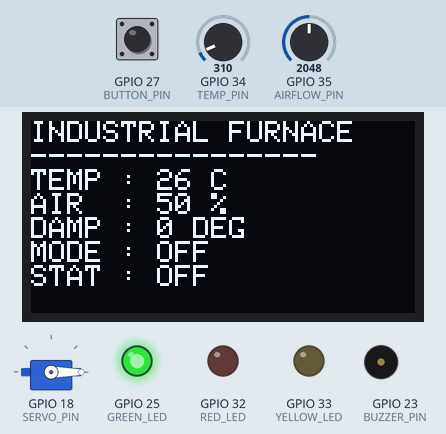
Recording of a sketch running on a simulated ESP32. Parts: servo, 128×64 one-colour display, output pins drawn as LEDs (lit = HIGH), buzzer (waves = sounding). Inputs (shaded band) come from the test bench; at power-on: GPIO 27 (BUTTON_PIN) HIGH, GPIO 35 (AIRFLOW_PIN) = 2048, GPIO 34 (TEMP_PIN) = 310. Servo pulses on a pin are drawn as a servo (544–2400 µs = 0–180°); what the sketch prints to the serial monitor is not drawn.

Above: at 3.2 s.
3.3 s: GPIO 27 (BUTTON_PIN) pulled LOW for 0.65 s
At 4.1 s:
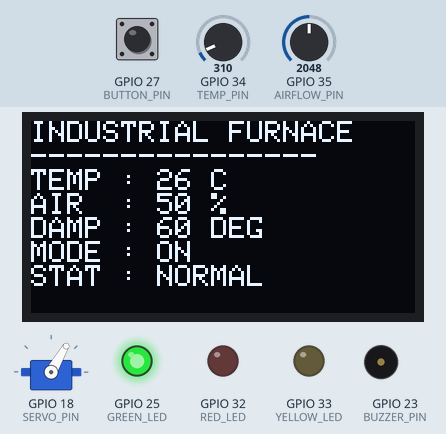
5.4 s: GPIO 35 (AIRFLOW_PIN) set to 1708
At 6.9 s:
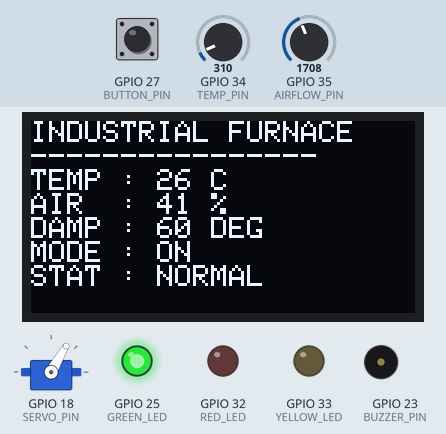
7.2 s: GPIO 35 (AIRFLOW_PIN) set to 1593
At 7.66 s:
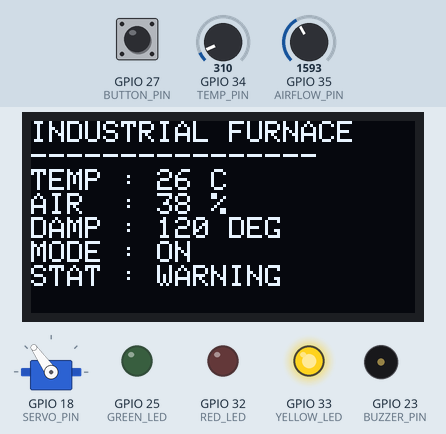
9.4 s: GPIO 27 (BUTTON_PIN) pulled LOW for 1 s
At 10.4 s:
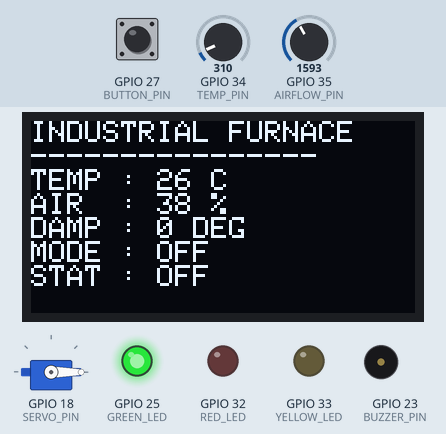
11.9 s: GPIO 34 (TEMP_PIN) set to 372
At 13.2 s:
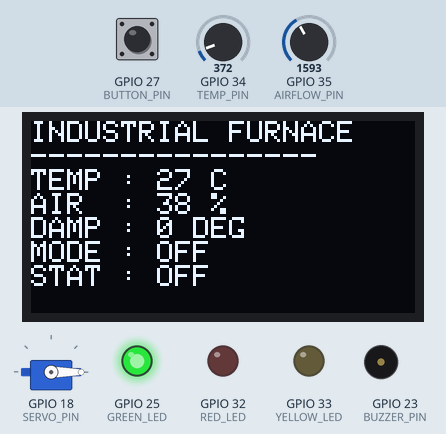
13.5 s: GPIO 34 (TEMP_PIN) set to 434
At 13.9 s:
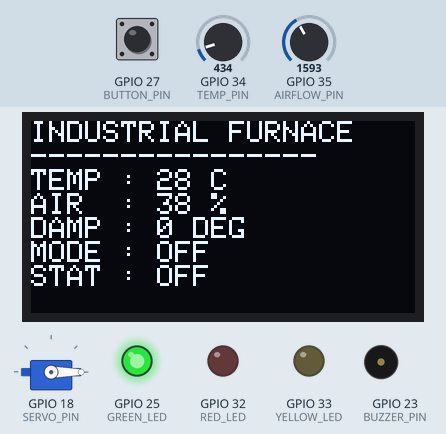
Timing chart, 0 to 16.1 s (numbered marks = the images above; inputs shaded):
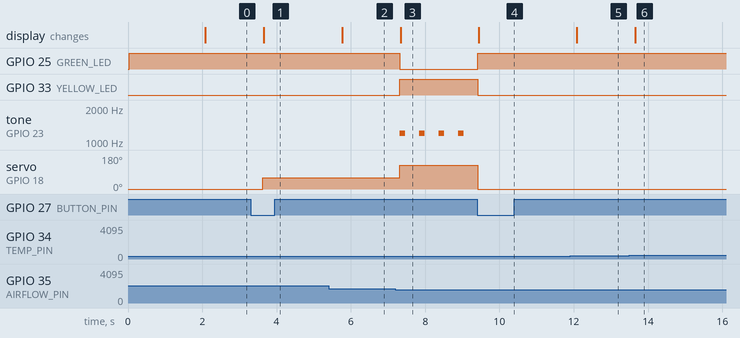

Measured:
- the behaviour switches between 1638 and 1637 on GPIO 35 (AIRFLOW_PIN) (found by bisection; images 2 and 3)
- after the input at 3.3 s, servo on GPIO 18 (SERVO_PIN): 0° → 60° after 0.33 s; the display: changes after 0.36 s (image 1)
- after the input at 5.4 s, the display: changes after 0.36 s (image 2)
- after the input at 7.2 s, GPIO 25 (GREEN_LED): HIGH → LOW after 0.12 s; GPIO 33 (YELLOW_LED): LOW → HIGH after 0.12 s; tone on GPIO 23 (BUZZER_PIN): alternates 1200 Hz for 0.15 s and silent for 0.38 s, starting after 0.12 s; servo on GPIO 18 (SERVO_PIN): 60° → 125° after 0.12 s; the display: changes after 0.14 s (image 3)
- after the input at 9.4 s, GPIO 25 (GREEN_LED): LOW → HIGH at once; GPIO 33 (YELLOW_LED): HIGH → LOW at once; tone on GPIO 23 (BUZZER_PIN): stops changing and stays silent; servo on GPIO 18 (SERVO_PIN): 125° → 0° at once; the display: changes after 0.05 s (image 4)
- after the input at 11.9 s, the display: changes after 0.18 s (image 5)
- after the input at 13.5 s, the display: changes after 0.16 s (image 6)

The sketch:

sketch.ino
```cpp
#include <Wire.h>
#include <Adafruit_GFX.h>
#include <Adafruit_SSD1306.h>

// =====================================================
// PIN DEFINITIONS
// =====================================================

// Temperature potentiometer
#define TEMP_PIN 34

// Airflow potentiometer
#define AIRFLOW_PIN 35

// OLED
#define SDA_PIN 21
#define SCL_PIN 22

// Status LEDs
#define GREEN_LED 25
#define YELLOW_LED 33
#define RED_LED 32

// Buzzer
#define BUZZER_PIN 23

// Servo - Furnace Damper
#define SERVO_PIN 18

// Start / Stop button
#define BUTTON_PIN 27

// =====================================================
// OLED
// =====================================================

#define SCREEN_WIDTH 128
#define SCREEN_HEIGHT 64

Adafruit_SSD1306 display(
  SCREEN_WIDTH,
  SCREEN_HEIGHT,
  &Wire,
  -1
);

// =====================================================
// SYSTEM VARIABLES
// =====================================================

bool furnaceON = false;

bool lastButtonState = HIGH;
unsigned long lastButtonTime = 0;

const unsigned long debounceDelay = 250;

// =====================================================
// SERVO SETTINGS
// =====================================================

const int servoFreq = 50;
const int servoResolution = 16;

// =====================================================
// SERVO CONTROL
// =====================================================

void setDamperAngle(int angle)
{
  int minDuty = 1638;   // approximately 0.5 ms
  int maxDuty = 8192;   // approximately 2.5 ms

  int duty = map(
    angle,
    0,
    180,
    minDuty,
    maxDuty
  );

  ledcWrite(SERVO_PIN, duty);
}

// =====================================================
// LED CONTROL
// =====================================================

void allLEDOff()
{
  digitalWrite(GREEN_LED, LOW);
  digitalWrite(YELLOW_LED, LOW);
  digitalWrite(RED_LED, LOW);
}

// =====================================================
// OLED DISPLAY
// =====================================================

void showDisplay(
  int temperature,
  int airflow,
  int damper,
  String status
)
{
  display.clearDisplay();

  display.setTextColor(SSD1306_WHITE);

  display.setTextSize(1);

  display.setCursor(0, 0);
  display.println("INDUSTRIAL FURNACE");

  display.println("----------------");

  display.print("TEMP : ");
  display.print(temperature);
  display.println(" C");

  display.print("AIR  : ");
  display.print(airflow);
  display.println(" %");

  display.print("DAMP : ");
  display.print(damper);
  display.println(" DEG");

  display.print("MODE : ");

  if (furnaceON)
    display.println("ON");
  else
    display.println("OFF");

  display.print("STAT : ");
  display.println(status);

  display.display();
}

// =====================================================
// SETUP
// =====================================================

void setup()
{
  Serial.begin(115200);

  // ADC inputs
  pinMode(TEMP_PIN, INPUT);
  pinMode(AIRFLOW_PIN, INPUT);

  // LEDs
  pinMode(GREEN_LED, OUTPUT);
  pinMode(YELLOW_LED, OUTPUT);
  pinMode(RED_LED, OUTPUT);

  // Buzzer
  pinMode(BUZZER_PIN, OUTPUT);

  // Pushbutton
  pinMode(BUTTON_PIN, INPUT_PULLUP);

  // Servo
  ledcAttach(
    SERVO_PIN,
    servoFreq,
    servoResolution
  );

  setDamperAngle(0);

  // OLED
  Wire.begin(SDA_PIN, SCL_PIN);

  if (!display.begin(
        SSD1306_SWITCHCAPVCC,
        0x3C))
  {
    Serial.println("OLED ERROR");
  }
  else
  {
    Serial.println("OLED OK");
  }

  // Initial LED state
  allLEDOff();

  digitalWrite(GREEN_LED, HIGH);

  // Startup OLED
  display.clearDisplay();

  display.setTextColor(SSD1306_WHITE);

  display.setTextSize(1);

  display.setCursor(0, 10);
  display.println("INDUSTRIAL FURNACE");

  display.setCursor(0, 28);
  display.println("MONITORING SYSTEM");

  display.setCursor(0, 45);
  display.println("PRESS BUTTON");

  display.display();

  delay(2000);
}

// =====================================================
// MAIN LOOP
// =====================================================

void loop()
{
  // ===================================================
  // BUTTON CONTROL
  // ===================================================

  bool buttonState = digitalRead(BUTTON_PIN);

  if (
    buttonState == LOW &&
    lastButtonState == HIGH &&
    millis() - lastButtonTime > debounceDelay
  )
  {
    furnaceON = !furnaceON;

    lastButtonTime = millis();

    Serial.print("FURNACE: ");

    if (furnaceON)
      Serial.println("ON");
    else
      Serial.println("OFF");
  }

  lastButtonState = buttonState;

  // ===================================================
  // READ POTENTIOMETERS
  // ===================================================

  int tempADC = analogRead(TEMP_PIN);
  int airflowADC = analogRead(AIRFLOW_PIN);

  // Convert ADC to engineering values

  int temperature = map(
    tempADC,
    0,
    4095,
    20,
    100
  );

  int airflow = map(
    airflowADC,
    0,
    4095,
    0,
    100
  );

  // ===================================================
  // FURNACE OFF
  // ===================================================

  if (!furnaceON)
  {
    allLEDOff();

    digitalWrite(GREEN_LED, HIGH);

    noTone(BUZZER_PIN);

    setDamperAngle(0);

    showDisplay(
      temperature,
      airflow,
      0,
      "OFF"
    );

    Serial.print("TEMP: ");
    Serial.print(temperature);

    Serial.print(" C | AIRFLOW: ");
    Serial.print(airflow);

    Serial.println(" % | FURNACE OFF");

    delay(500);

    return;
  }

  // ===================================================
  // CRITICAL CONDITION
  // ===================================================

  if (temperature > 80)
  {
    allLEDOff();

    digitalWrite(RED_LED, HIGH);

    // Continuous overheating alarm
    tone(BUZZER_PIN, 2000);

    // Fully open damper
    setDamperAngle(180);

    showDisplay(
      temperature,
      airflow,
      180,
      "CRITICAL"
    );

    Serial.println("!!! CRITICAL: OVERHEATING !!!");
  }

  // ===================================================
  // WARNING CONDITION
  // ===================================================

  else if (
    temperature >= 60 ||
    airflow < 40
  )
  {
    allLEDOff();

    digitalWrite(YELLOW_LED, HIGH);

    // Short warning beep
    tone(BUZZER_PIN, 1200, 150);

    // Increase damper opening
    setDamperAngle(120);

    showDisplay(
      temperature,
      airflow,
      120,
      "WARNING"
    );

    Serial.println("WARNING: FURNACE CONDITION");
  }

  // ===================================================
  // NORMAL CONDITION
  // ===================================================

  else
  {
    allLEDOff();

    digitalWrite(GREEN_LED, HIGH);

    noTone(BUZZER_PIN);

    // Normal damper position
    setDamperAngle(60);

    showDisplay(
      temperature,
      airflow,
      60,
      "NORMAL"
    );

    Serial.println("FURNACE STATUS: NORMAL");
  }

  delay(500);
}
```
